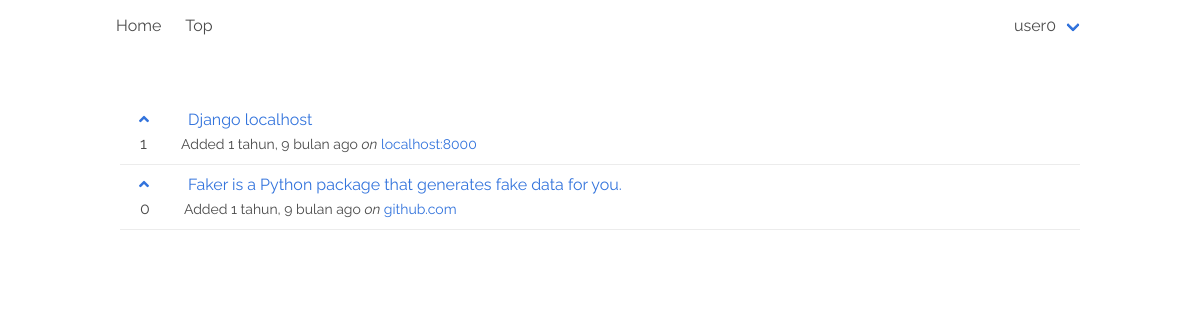
Screenshot of /user/user0 with the database file from the repository.
### posts/models.py (models this page shows)
class Base(models.Model):
    title = models.CharField(max_length=127)
    author = models.ForeignKey(User, on_delete=models.CASCADE)
    class Meta:
        abstract = True
    def __str__(self):
        return self.title

class Link(Base):
    content = models.URLField()
    site = models.ForeignKey(
        Site, null=True,
        on_delete=models.CASCADE
    )
    score = models.PositiveIntegerField(default=0)
    voters = models.ManyToManyField(User, related_name="voter")
    added_time = models.DateTimeField(auto_now_add=True)

class Site(models.Model):
    domain = models.CharField(
        max_length=255,
        unique=True
    )
    title = models.CharField(max_length=127, blank=True)
    score = models.PositiveIntegerField(default=0)
    def __str__(self):
        return self.domain

### posts/views.py (the view)
# urls.py: path('user/<str:username>', views.user_links,
def user_links(request, username):
    user = User.objects.get(username=username)
    link_list = user.link_set.all().order_by('-added_time')
    paginator = Paginator(link_list, NUM_PER_PAGE)
    page = request.GET.get('page')
    links = paginator.get_page(page)
    return render(request, 'user.html', {
        'user': user,
        'links': links,
        'page_obj': links
    })

### templates/user.html (shortened to what this page needs)
{% extends 'base.html' %}
{% block content %}
<div class="container">
	{% include 'includes/navbar.html' %}
</div>
<section class="section">
	<div class="container">
    <ul>
    {% for link in links %}
      <li class="item">
        <p class="col">
          <a  class='col-1'
          {% if user.is_authenticated %}
          href="{% url 'post:vote' link.id %}?next={{ request.path }}"
          {% endif %}>
            <span class="icon is-small is-left">
              <i class="fas fa-angle-up"></i>
            </span>
          </a>
          <a class="col-2" href="{{ link.content }}">{{ link }}</a>
        </p>
        <p class="col">
          <span class='col-1 col-1-bottom'>{{ link.score }}</span>
          <small class='col-2'>
            Added {{ link.added_time | timesince }} ago
            <em>on</em> <a href="{% url 'post:site' link.site %}">{{ link.site }}</a>
          </small>
        </p>
      </li>
    {% endfor %}
    </ul>
</section>
{% endblock %}

### templates/includes/navbar.html (shortened to what this page needs)
<nav class="navbar" role="navigation" aria-label="main navigation dropdown">
  <div class="navbar-brand">
    <a class="navbar-item" href="{% url 'post:home' %}">
      Home
    </a>
    <a class="navbar-item" href="{% url 'post:top' %}">
      Top
    </a>
  </div>
  <div class="navbar-menu" id="idMenu">
    <div class="navbar-end">
      {% if user.is_authenticated %}
        <div class="navbar-item has-dropdown is-hoverable">
          <a href="#" class="navbar-link">{{ user.username }}</a>
        </div>
      {% else %}
        <a href="{% url 'daftar' %}" class="button is-primary navbar-item">Daftar</a>
        <a href="{% url 'login' %}?next={{ request.path }}" class="button navbar-item">Login</a>
      {% endif %}
    </div>
  </div>
</nav>

### static/css/style.css (style rules this page uses)
body { font-family: 'Raleway', sans-serif; }
.item { border-bottom: 1px solid #ececec; margin-top: 0.5em; padding-bottom: 0.5em; }
.col-1 { margin: 1em; text-align: center; }
.col-1-bottom { padding-left: .25em; }
.col-2 { margin: 1em; word-wrap: normal; }

### rows the page displays
Link: title "Django localhost", score "1", added_time "1 tahun, 9 bulan", site "localhost:8000"
Link: title "Faker is a Python package that generates fake data for you.", score "0", added_time "1 tahun, 9 bulan", site "github.com"

### other values shown
{{ user.username }} "user0"
